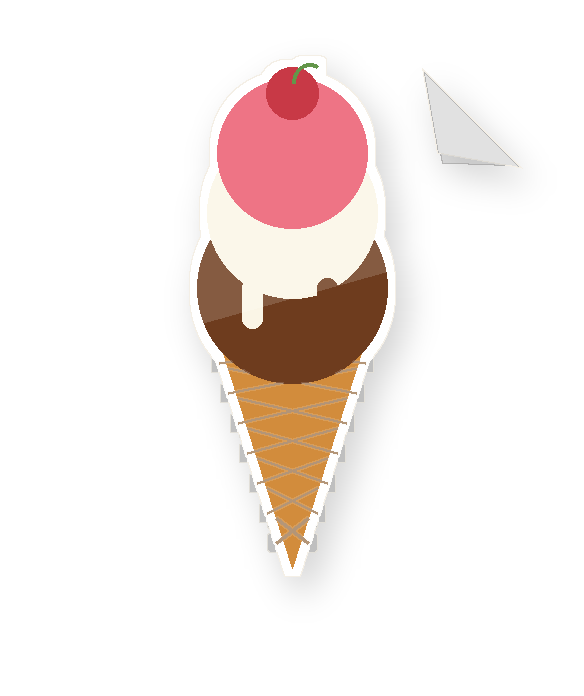
#> input picture projects/studio_15s_sample/assets/ice_cream_sticker.png, 584 x 696 px; its folder holds only this picture in this run
$ python -i pipeline.py   (imports and definitions only)
#> lines starting #> are read from the running program, lines starting #| are printed output that depends on the picture
### assets/photographic/generate_photocollage_assets.py
"""
Photographic Papercraft Collage Asset Generator for PaperMotion AI.
Generates the authentic MeanwhileMayank / Vox documentary aesthetic:
- 1080x1920 Dark Journal Canvas with Binder Punch Holes & Central Spine Crease
- Mechanical Vintage Split-Flap Flip Clock Card
- High-Resolution Photographic Food, Anatomy, and Infographic Paper Cutouts
"""

import math
import numpy as np
from PIL import Image, ImageDraw, ImageFilter, ImageFont, ImageChops, ImageEnhance
from pathlib import Path

out_dir = Path(__file__).parent
out_dir.mkdir(parents=True, exist_ok=True)

# -------------------------------------------------------------
# 0. 2.5D Articulated Cardboard Paperizer (Cardboard Edge + Hard-Angled Shadow)
# -------------------------------------------------------------
def paperize_cutout(
    image: Image.Image,
    inner_border_color: tuple = (244, 239, 230),  # #F4EFE6 warm cream
    inner_border_px: int = 2,
    shadow_offset: tuple = (10, 16),
    shadow_blur: int = 12,
    shadow_opacity: float = 0.45
) -> Image.Image:
    """
    Applies authentic tactile 2.5D papercraft cardboard post-processing:
    1. 2px warm cream (#F4EFE6) inner border to simulate cardboard thickness.
    2. Hard-angled, baked-in drop shadow (offset=(10, 16), blur=12, opacity=0.45)
       onto a slightly expanded transparent canvas.
    """
    if image.mode != "RGBA":
        image = image.convert("RGBA")

    w, h = image.size
    alpha = image.split()[3]

    # 1. Inner border (simulate cardboard edge thickness)
    eroded = alpha.filter(ImageFilter.MinFilter(3 if inner_border_px <= 1 else 5))
    border_mask = ImageChops.subtract(alpha, eroded)
    cream_fill = Image.new("RGBA", (w, h), (*inner_border_color, 255))
    cardboard = image.copy()
    cardboard.paste(cream_fill, (0, 0), border_mask)

    # 2. Hard-angled baked-in drop shadow onto expanded canvas
    off_x, off_y = shadow_offset
    pad_x = max(shadow_blur * 2, abs(off_x) + shadow_blur * 2)
    pad_y = max(shadow_blur * 2, abs(off_y) + shadow_blur * 2)
    new_w, new_h = w + pad_x * 2, h + pad_y * 2

    shadow_canvas = Image.new("RGBA", (new_w, new_h), (0, 0, 0, 0))
    c_alpha = cardboard.split()[3]
    s_alpha = c_alpha.point(lambda p: int(p * shadow_opacity))
    s_silhouette = Image.new("RGBA", (w, h), (0, 0, 0, 255))
    s_silhouette.putalpha(s_alpha)
    shadow_canvas.paste(s_silhouette, (pad_x + off_x, pad_y + off_y), s_silhouette)

    # Apply Gaussian blur to shadow
    blurred_shadow = shadow_canvas.filter(ImageFilter.GaussianBlur(shadow_blur))

    # 3. Paste cardboard cutout on top
    blurred_shadow.paste(cardboard, (pad_x, pad_y), cardboard)
    return blurred_shadow

# -------------------------------------------------------------
# 0B. Editorial Halftone Cardstock Screening (gbro-collage-broll pattern)
# -------------------------------------------------------------
# [762 lines left out: functions halftone_cutout, generate_diecut_sticker, generate_washi_tape, generate_rubber_stamp, sample_accent_color, generate_torn_paper_edge and 7 more, not called in this run]

# [9 lines that do not run on import are left out]

### assets/pipeline.py
"""
Asset Pipeline for PaperMotion Studio Tier.
Replaces code-drawn vector approximations with real photographic / 3D cutouts:
1. Applies exact reference style suffixes (sticker, illustration, space).
2. Background removal via rembg (u2net.onnx).
3. 2.5D paperization: authentic white vinyl die-cut edge + physical drop shadow.
4. SHA-256 prompt-hash caching in assets/cache/.
5. 3-Layer multiplane full-bleed background generation (bg, mid, fg) for parallax camera depth.
"""

import os
import sys
import hashlib
import json
import math
import numpy as np
from pathlib import Path
from typing import Dict, Any, Optional, Tuple, Union
from PIL import Image, ImageDraw, ImageFilter, ImageChops, ImageEnhance

# Add project root to sys.path
AGENT_ROOT = Path(__file__).resolve().parent.parent
if str(AGENT_ROOT) not in sys.path:
    sys.path.insert(0, str(AGENT_ROOT))

from assets.photographic.generate_photocollage_assets import paperize_cutout, generate_torn_paper_edge

STYLE_SUFFIXES = {
    "sticker": "single object, glossy 3D render, studio lighting, centered, plain white background, no text",
    "illustration": "flat 2D editorial illustration, muted dusty palette, subtle paper grain, Indian residential setting, cinematic composition, 9:16, no text",
    "space": "photoreal, NASA-style, isolated on black, cinematic lighting, 8k resolution"
}

class AssetPipeline:
    """
    Autonomous Asset Production and Caching Engine.
    Coordinates AI generation, rembg segmentation, paperization, and caching.
    """

    def __init__(self, cache_dir: Optional[Union[str, Path]] = None):
        self.cache_dir = Path(cache_dir or Path(__file__).resolve().parent / "cache")
        self.cache_dir.mkdir(parents=True, exist_ok=True)
        self._session = None

    # [39 lines left out: functions get_prompt_hash, _get_rembg_session, remove_background, not called in this run]

    def paperize_sticker(
        self,
        image: Image.Image,
        white_edge_px: int = 10,
        shadow_blur: int = 14,
        shadow_opacity: float = 0.45
    ) -> Image.Image:
        """
        Transforms cutout into a tactile glossy sticker with:
        1. Clean white die-cut vinyl border.
        2. Diagonal glossy light sheen.
        3. Physical drop shadow for 2.5D elevation.
        """
        if image.mode != "RGBA":
            image = image.convert("RGBA")

        w, h = image.size
        alpha = image.split()[3]

        # 1. White die-cut vinyl stroke
        dilated = alpha.filter(ImageFilter.MaxFilter(white_edge_px * 2 + 1))
        vinyl_base = Image.new("RGBA", (w, h), (255, 255, 255, 255))
        die_cut = Image.new("RGBA", (w, h), (0, 0, 0, 0))
        die_cut.paste(vinyl_base, (0, 0), dilated)
        die_cut.paste(image, (0, 0), image)

        # 2. Diagonal gloss reflection
        gloss = Image.new("RGBA", (w, h), (0, 0, 0, 0))
        g_draw = ImageDraw.Draw(gloss)
        g_draw.polygon([(0, 0), (w, 0), (w, int(h * 0.35)), (0, int(h * 0.65))], fill=(255, 255, 255, 35))
        gloss.putalpha(ImageChops.multiply(gloss.split()[3], dilated))
        die_cut = Image.alpha_composite(die_cut, gloss)

        # 3. Baked 2.5D physical drop shadow
        return paperize_cutout(
            die_cut,
            inner_border_px=0,
            shadow_offset=(8, 14),
            shadow_blur=shadow_blur,
            shadow_opacity=shadow_opacity
        )

    # [265 lines left out: functions generate_asset, _synthesize_base_image, generate_3layer_background, not called in this run]

>>> from PIL import Image
>>> picture = Image.open('../projects/studio_15s_sample/assets/ice_cream_sticker.png')
#> picture is the input picture: PIL image 584x696 RGBA; mean R, G, B, A 38.5, 29.1, 26, 47.8
>>> result = AssetPipeline().paperize_sticker(picture)
#> in paperize_sticker, `vinyl_base = Image.new("RGBA", (w, h), (255, 255, 255, 255))`: vinyl_base: PIL image 584x696 RGBA; every value is 255
#> in paperize_sticker, `die_cut = Image.new("RGBA", (w, h), (0, 0, 0, 0))`: die_cut: PIL image 584x696 RGBA; every value is 0
#> in paperize_cutout, `eroded = alpha.filter(ImageFilter.MinFilter(3 if inner_border_px <= 1 ..`:
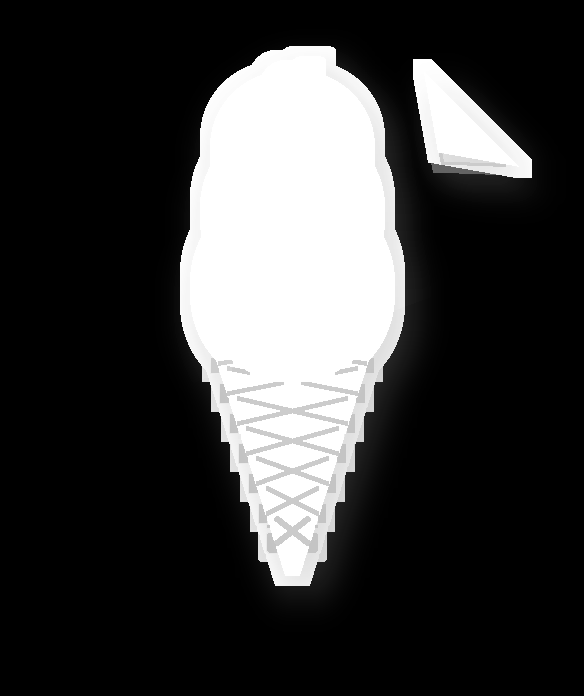
#> eroded: PIL image 584x696 L; min 0, max 255, mean 58
#> in paperize_cutout, `border_mask = ImageChops.subtract(alpha, eroded)`:
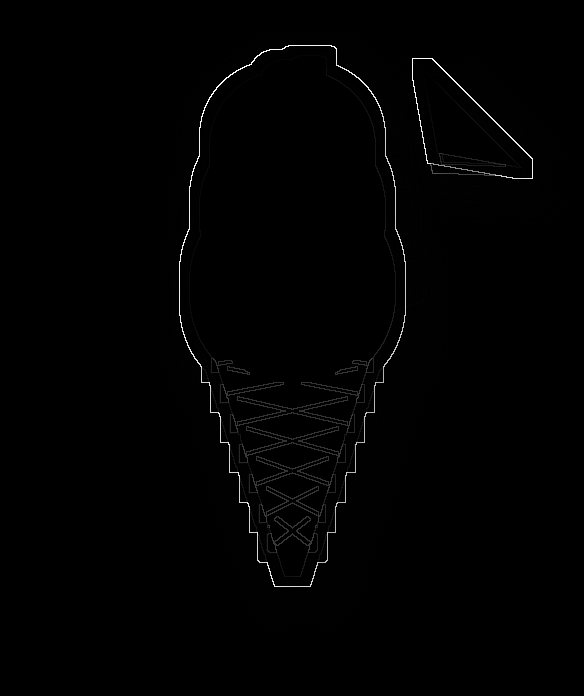
#> border_mask: PIL image 584x696 L; min 0, max 254, mean 1.7
#> in paperize_cutout, `cream_fill = Image.new("RGBA", (w, h), (*inner_border_color, 255))`:
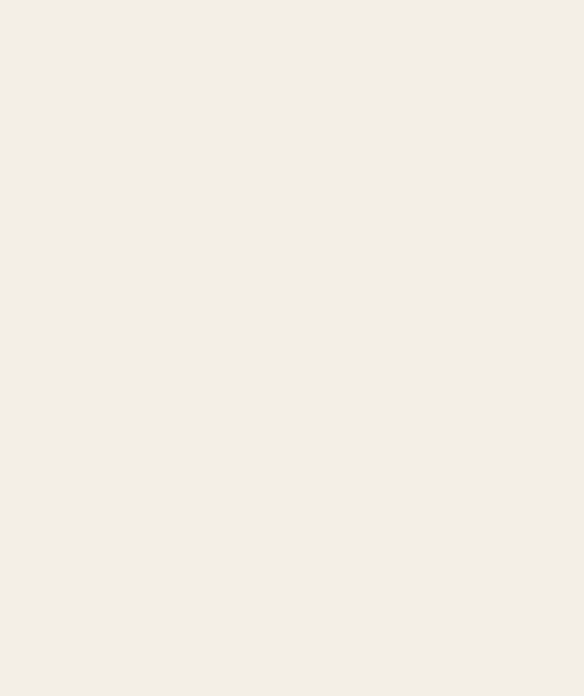
#> cream_fill: PIL image 584x696 RGBA; mean R, G, B, A 244, 239, 230, 255
#> in paperize_cutout, `shadow_canvas = Image.new("RGBA", (new_w, new_h), (0, 0, 0, 0))`: shadow_canvas: PIL image 656x780 RGBA; every value is 0
#> in paperize_cutout, `s_alpha = c_alpha.point(lambda p: int(p * shadow_opacity))`:
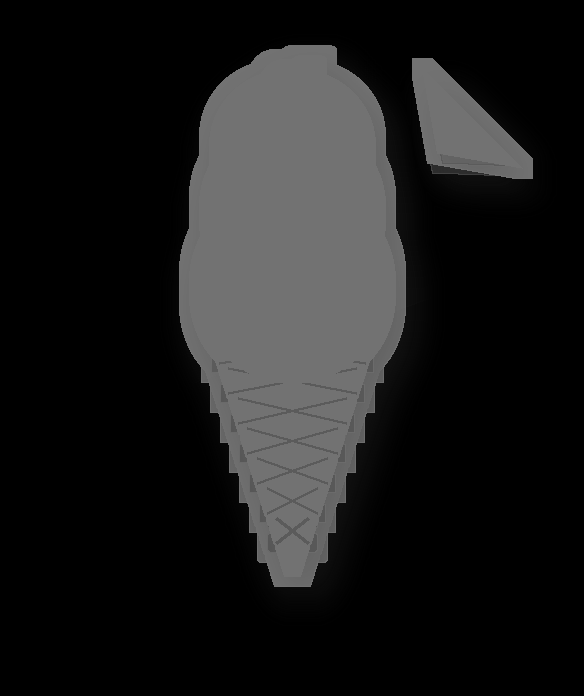
#> s_alpha: PIL image 584x696 L; min 0, max 114, mean 26.7
#> in paperize_cutout, `s_silhouette.putalpha(s_alpha)`:
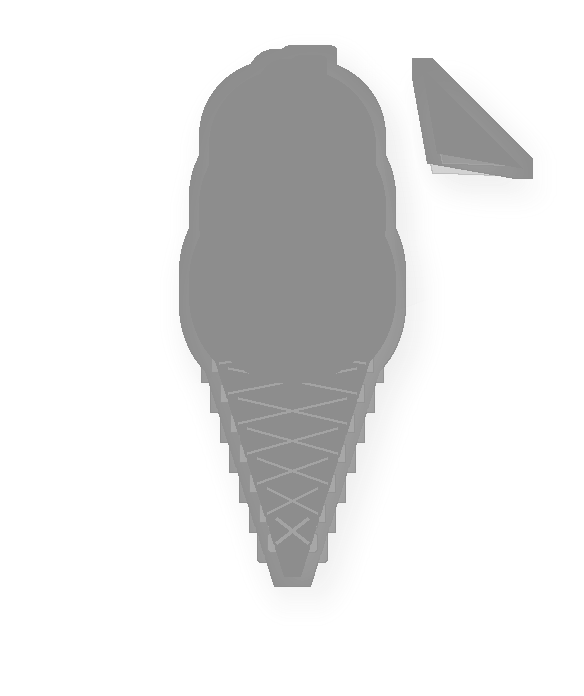
#> s_silhouette: PIL image 584x696 RGBA; mean R, G, B, A 0, 0, 0, 26.7; transparent parts drawn white
#> in paperize_cutout, `shadow_canvas.paste(s_silhouette, (pad_x + off_x, pad_y + off_y), s_si..`:
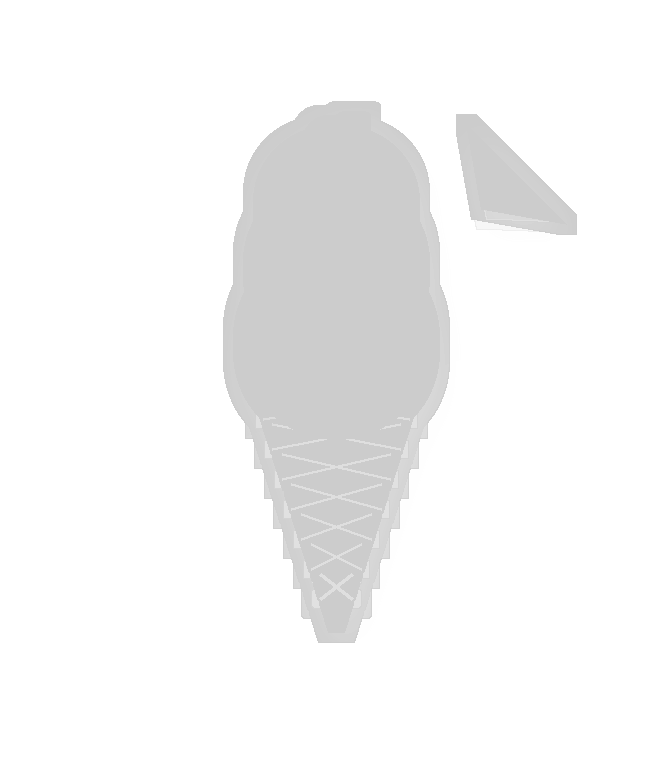
#> shadow_canvas: PIL image 656x780 RGBA; mean R, G, B, A 0, 0, 0, 9.2; transparent parts drawn white
#> in paperize_cutout, `blurred_shadow.paste(cardboard, (pad_x, pad_y), cardboard)`:
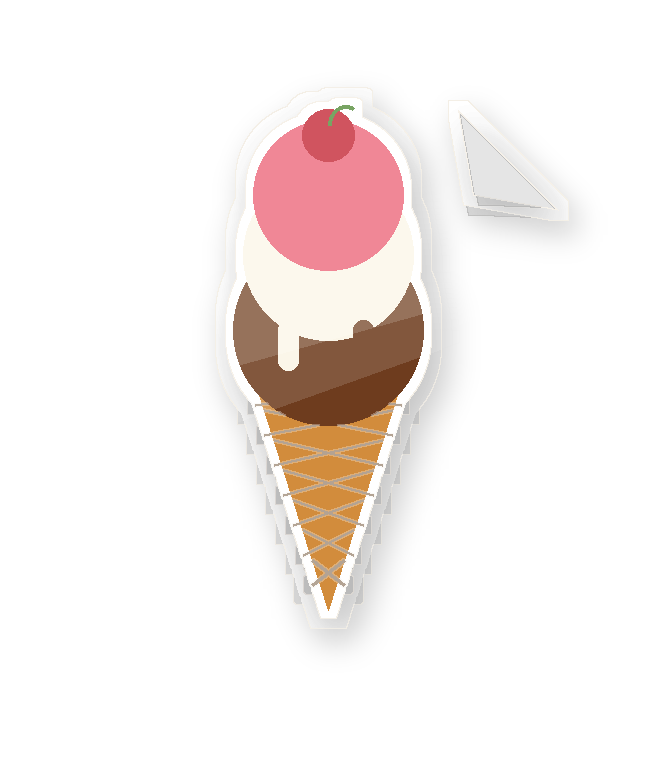
#> blurred_shadow: PIL image 656x780 RGBA; mean R, G, B, A 40, 33.3, 31.1, 46.9; transparent parts drawn white

$ run again, on projects/studio_15s_sample/assets/torn_evidence_card.png
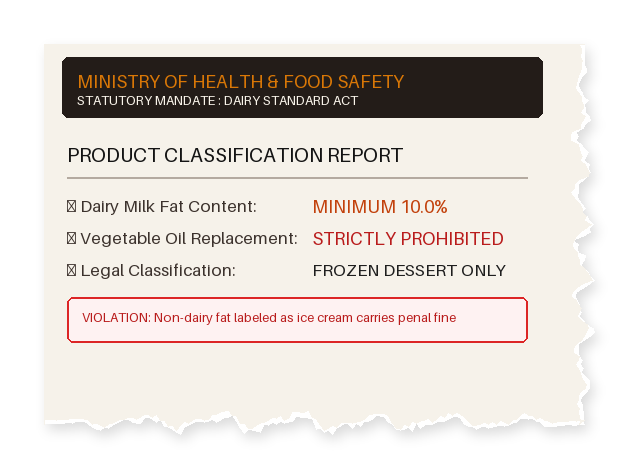
#> input picture projects/studio_15s_sample/assets/torn_evidence_card.png, 628 x 468 px
#> picture is the input picture: PIL image 628x468 RGBA; mean R, G, B, A 149.4, 143.1, 138, 179.1
#> vinyl_base: PIL image 628x468 RGBA; every value is 255
#> in paperize_cutout, `shadow_canvas.paste(s_silhouette, (pad_x + off_x, pad_y + off_y), s_si..`:
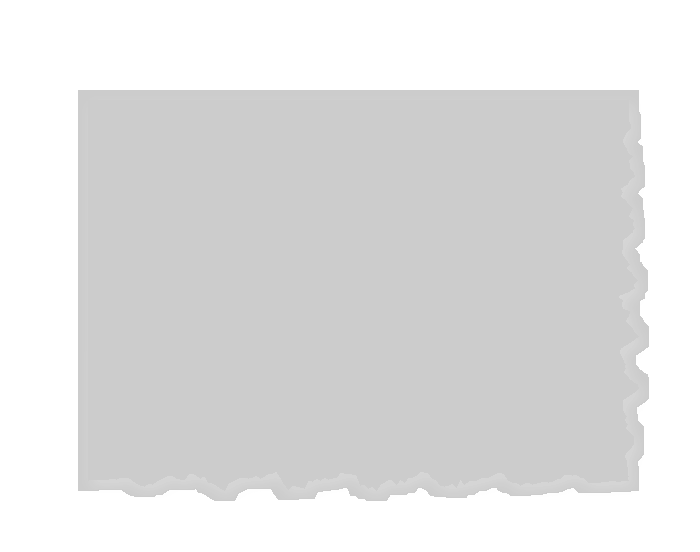
#> shadow_canvas: PIL image 700x552 RGBA; mean R, G, B, A 0, 0, 0, 29.9; transparent parts drawn white
#> in paperize_cutout, `blurred_shadow.paste(cardboard, (pad_x, pad_y), cardboard)`:
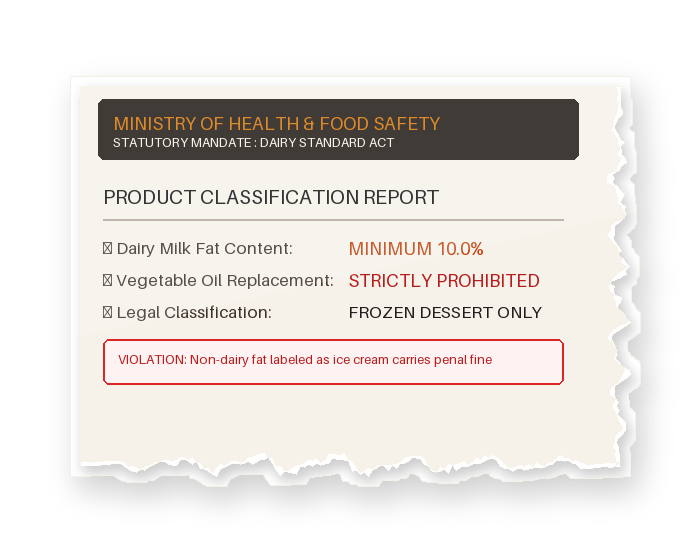
#> blurred_shadow: PIL image 700x552 RGBA; mean R, G, B, A 130, 125.6, 122, 151.5; transparent parts drawn white
